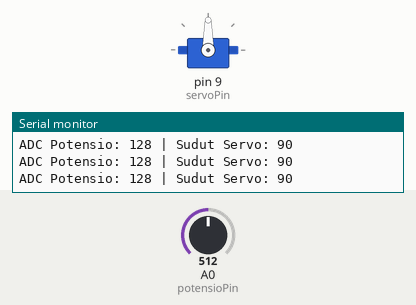
The sketch below on a simulated Arduino Uno, built with avr-gcc and run on an emulated ATmega328P. Shown: servo, the last lines printed to the serial monitor. The inputs (shaded band) are chosen by the test bench; at power-on: A0 (potensioPin) = 512.

Above: at 1.2 s.
1.3 s: A0 (potensioPin) set to 560
At 2.8 s:
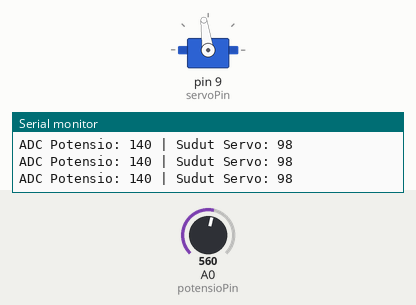
4.3 s: A0 (potensioPin) set to 576
At 5.2 s:
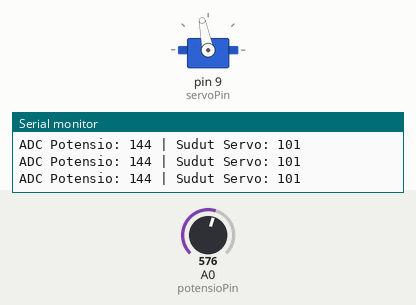
5.8 s: A0 (potensioPin) set to 0
At 6.2 s:
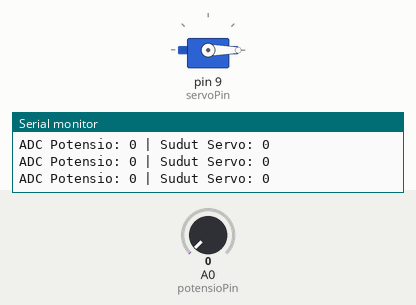
7.3 s: A0 (potensioPin) set to 37
At 8.0 s:
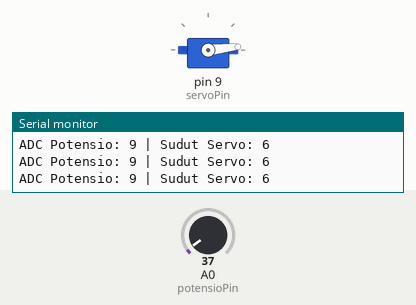
8.8 s: A0 (potensioPin) set to 44
At 9.9 s:
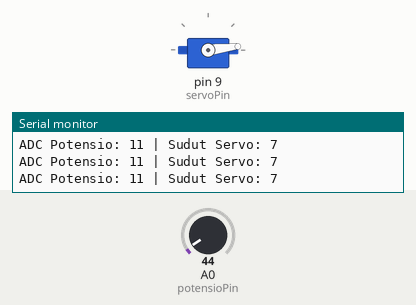
11.8 s: A0 (potensioPin) set to 122
At 13.0 s:
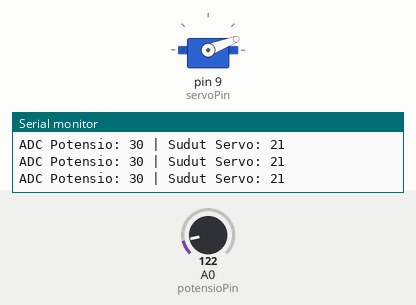
Timing chart, 0 to 14.3 s (numbered marks = the images above; inputs shaded):
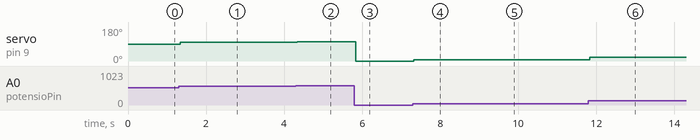

Measured:
- after the input at 1.3 s, servo on pin 9 (servoPin): 90° → 98° at once
- after the input at 4.3 s, servo on pin 9 (servoPin): 98° → 101° at once
- after the input at 5.8 s, servo on pin 9 (servoPin): 101° → 0° at once
- after the input at 7.3 s, servo on pin 9 (servoPin): 0° → 6° at once
- after the input at 8.8 s, servo on pin 9 (servoPin): 6° → 7° at once
- after the input at 11.8 s, servo on pin 9 (servoPin): 7° → 21° at once

The sketch:

analog_to_digital_converter_adc.ino
```cpp
#include <Servo.h>

Servo myservo;

const int potensioPin = A0;
const int servoPin = 9;

int pos = 0;
int val = 0;

void setup() {
  myservo.attach(servoPin);
  Serial.begin(9600);
}

void loop() {
  // Baca ADC 10-bit lalu geser kanan 2 bit → 8-bit (0–255)
  val = analogRead(potensioPin) >> 2;

  // Map 8-bit (0–255) ke sudut servo (0–180)
  pos = map(val,
            0,    // nilai minimum ADC 8-bit
            255,  // nilai maksimum ADC 8-bit
            0,    // sudut minimum servo
            180); // sudut maksimum servo

  myservo.write(pos);

  Serial.print("ADC Potensio: ");
  Serial.print(val);
  Serial.print(" | Sudut Servo: ");
  Serial.println(pos);

  delay(15);
}
```
